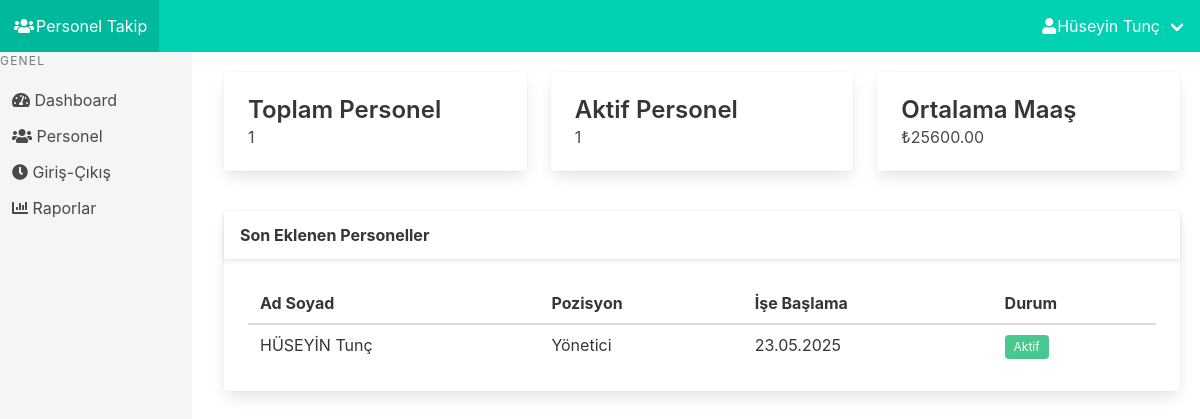
The page /dashboard (signed in) on the database its author committed.
### app.py (models this page shows)
class User(UserMixin, db.Model):
    id = db.Column(db.Integer, primary_key=True)
    username = db.Column(db.String(150), unique=True, nullable=False)
    email = db.Column(db.String(150), unique=True, nullable=False)
    password = db.Column(db.String(200), nullable=False)
    first_name = db.Column(db.String(100))
    last_name = db.Column(db.String(100))

class Personel(db.Model):
    id = db.Column(db.Integer, primary_key=True)
    ad = db.Column(db.String(100), nullable=False)
    soyad = db.Column(db.String(100), nullable=False)
    pozisyon = db.Column(db.String(100), nullable=False)
    maas = db.Column(db.Float, nullable=False)
    baslangic_tarihi = db.Column(db.Date, nullable=False)
    durum = db.Column(db.String(20), nullable=False)

### app.py (the view)
@app.route('/dashboard')
@login_required
def dashboard():
    toplam_personel = Personel.query.count()
    aktif_personel = Personel.query.filter_by(durum='Aktif').count()
    ortalama_maas = Personel.query.with_entities(db.func.avg(Personel.maas)).scalar() or 0
    ortalama_maas = f'{ortalama_maas:.2f}'
    son_personeller = Personel.query.order_by(Personel.id.desc()).limit(5).all()
    return render_template('dashboard.html', toplam_personel=toplam_personel, aktif_personel=aktif_personel, ortalama_maas=ortalama_maas, son_personeller=son_personeller)

### app.py (called while the page is built)
@login_manager.user_loader
def load_user(user_id):
    return User.query.get(int(user_id))

### templates/dashboard.html
{% extends "base.html" %}
{% block content %}
<div class="columns">
    <div class="column">
        <div class="card">
            <div class="card-content">
                <p class="title is-4">Toplam Personel</p>
                <p class="subtitle is-6">{{ toplam_personel }}</p>
            </div>
        </div>
    </div>
    <div class="column">
        <div class="card">
            <div class="card-content">
                <p class="title is-4">Aktif Personel</p>
                <p class="subtitle is-6">{{ aktif_personel }}</p>
            </div>
        </div>
    </div>
    <div class="column">
        <div class="card">
            <div class="card-content">
                <p class="title is-4">Ortalama Maaş</p>
                <p class="subtitle is-6">₺{{ ortalama_maas }}</p>
            </div>
        </div>
    </div>
</div>
<div class="columns mt-4">
    <div class="column">
        <div class="card">
            <div class="card-header">
                <p class="card-header-title">Son Eklenen Personeller</p>
            </div>
            <div class="card-content">
                <table class="table is-fullwidth">
                    <thead>
                        <tr>
                            <th>Ad Soyad</th>
                            <th>Pozisyon</th>
                            <th>İşe Başlama</th>
                            <th>Durum</th>
                        </tr>
                    </thead>
                    <tbody>
                        {% for p in son_personeller %}
                        <tr>
                            <td>{{ p.ad }} {{ p.soyad }}</td>
                            <td>{{ p.pozisyon }}</td>
                            <td>{{ p.baslangic_tarihi.strftime('%d.%m.%Y') }}</td>
                            <td>
                                {% if p.durum == 'Aktif' %}
                                <span class="tag is-success">Aktif</span>
                                {% else %}
                                <span class="tag is-danger">Pasif</span>
                                {% endif %}
                            </td>
                        </tr>
                        {% else %}
                        <tr>
                            <td colspan="4" class="has-text-centered">Kayıt bulunamadı.</td>
                        </tr>
                        {% endfor %}
                    </tbody>
                </table>
            </div>
        </div>
    </div>
</div>
{% endblock %}

### templates/base.html (shortened to what this page needs)
<!DOCTYPE html>
<html lang="tr">
<head>
    <link rel="stylesheet" href="https://cdn.jsdelivr.net/npm/bulma@0.9.3/css/bulma.min.css">
    <link rel="stylesheet" href="https://cdnjs.cloudflare.com/ajax/libs/font-awesome/5.15.4/css/all.min.css">
</head>
<body>
    <nav class="navbar is-primary" role="navigation" aria-label="main navigation">
        <div class="navbar-brand">
            <a class="navbar-item" href="/">
                <span class="icon">
                    <i class="fas fa-users"></i>
                </span>
                <span>Personel Takip</span>
            </a>
        </div>
        <div class="navbar-menu">
            <div class="navbar-end">
                {% if current_user.is_authenticated %}
                <div class="navbar-item has-dropdown is-hoverable">
                    <a class="navbar-link">
                        <span class="icon"><i class="fas fa-user"></i></span>
                        {{ current_user.first_name }} {{ current_user.last_name }}
                    </a>
                </div>
                {% endif %}
            </div>
        </div>
    </nav>
    <div class="columns">
        <div class="column is-2 sidebar">
            <aside class="menu">
                <p class="menu-label">
                    Genel
                </p>
                <ul class="menu-list">
                    <li><a href="/dashboard"><i class="fas fa-tachometer-alt"></i> Dashboard</a></li>
                    <li><a href="/personel"><i class="fas fa-users"></i> Personel</a></li>
                    <li><a href="/personel/giris-cikis"><i class="fas fa-clock"></i> Giriş-Çıkış</a></li>
                    <li><a href="/raporlar"><i class="fas fa-chart-bar"></i> Raporlar</a></li>
                </ul>
            </aside>
        </div>
        <div class="column main-content">
            {% block content %}{% endblock %}
        </div>
    </div>
</body>
</html>

### templates/base.html (style rules this page uses)
.sidebar { min-height: calc(100vh - 3.25rem); background-color: #f5f5f5; }
.main-content { padding: 2rem; }

### rows shown on the page
User: first_name "Hüseyin", last_name "Tunç"
Personel: ad "HÜSEYİN", soyad "Tunç", pozisyon "Yönetici", baslangic_tarihi "23.05.2025", durum "Aktif"

### other values the page prints
{{ toplam_personel }} "1"
{{ aktif_personel }} "1"
{{ ortalama_maas }} "25600.00"
